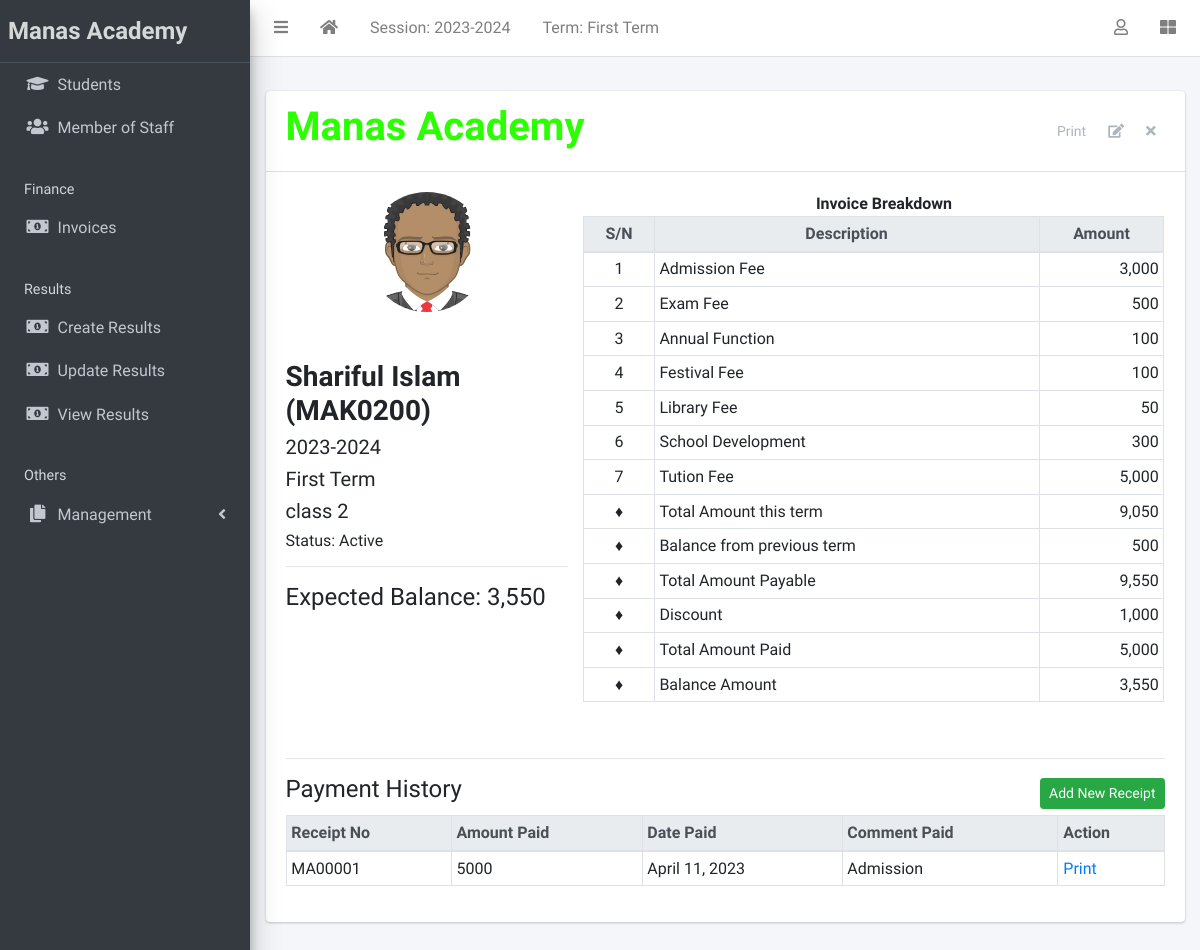
The page /finance/1/detail/ (signed in) on the database its author committed.
### apps/corecode/models.py (models this page shows)
class AcademicSession(models.Model):
    name = models.CharField(max_length=200, unique=True)
    current = models.BooleanField(default=True)
    class Meta:
        ordering = ["-name"]
    def __str__(self):
        return self.name

class AcademicTerm(models.Model):
    name = models.CharField(max_length=20, unique=True)
    current = models.BooleanField(default=True)
    class Meta:
        ordering = ["name"]
    def __str__(self):
        return self.name

class StudentClass(models.Model):
    name = models.CharField(max_length=200, unique=True)
    class Meta:
        verbose_name = "Class"
        verbose_name_plural = "Classes"
        ordering = ["name"]
    def __str__(self):
        return self.name

### apps/finance/models.py (models this page shows, shortened)
class Invoice(models.Model):
    student = models.ForeignKey(Student, on_delete=models.CASCADE)
    session = models.ForeignKey(AcademicSession, on_delete=models.CASCADE)
    term = models.ForeignKey(AcademicTerm, on_delete=models.CASCADE)
    class_for = models.ForeignKey(StudentClass, on_delete=models.CASCADE)
    balance_from_previous_term = models.IntegerField(default=0)
    status = models.CharField(
        max_length=20,
        choices=[("active", "Active"), ("closed", "Closed")],
        default="active",
    )
    discount = models.IntegerField(default=0)
    class Meta:
        ordering = ["student", "term"]
    def __str__(self):
        return f"{self.student}"
    def balance(self):
        payable = self.total_amount_payable()
        paid = self.total_amount_paid()
        return payable - paid - self.discount
    def amount_payable(self):
        items = InvoiceItem.objects.filter(invoice=self)
        total = 0
        for item in items:
            total += item.amount
        return total
    def total_amount_payable(self):
        return self.balance_from_previous_term + self.amount_payable()
    def total_amount_paid(self):
        receipts = Receipt.objects.filter(invoice=self)
        amount = 0
        for receipt in receipts:
            amount += receipt.amount_paid
        return amount

class InvoiceItem(models.Model):
    invoice = models.ForeignKey(Invoice, on_delete=models.CASCADE)
    CHOICES = [
        ("Admission Fee", "Admission Fee"),
		("Exam Fee","Exam Fee"),
		("Annual Function","Annual Function"),
		("Festival Fee","Festival Fee"),
        ("Library Fee","Library Fee"),
		("Electricity","Electricity"),
		("School Development","School Development"),
		("Id card, Diary, Belt & Tie","Id card, Diary, Belt & Tie"),
		("Tution Fee", "Tution Fee"),
    ]
    description = models.CharField(max_length=200, choices=CHOICES)
    amount = models.IntegerField()

class Receipt(models.Model):
    invoice = models.ForeignKey(Invoice, on_delete=models.CASCADE)
    amount_paid = models.IntegerField()
    date_paid = models.DateField(default=timezone.now)
    comment = models.CharField(max_length=200, blank=True)
    invoice_no = models.CharField(max_length=10, default=increment_invoice_number )

### apps/students/models.py (models this page shows, shortened)
class Student(models.Model):
    STATUS_CHOICES = [("active", "Active"), ("inactive", "Inactive")]
    GENDER_CHOICES = [("male", "Male"), ("female", "Female")]
    CATEGORY_CHOICE = [("General", "General"),
                       ("SC", "SC"),
                       ("ST", "ST"),
                       ("OBC", "OBC"),
                       ("MOBC", "MOBC"),
                       ("Others", "Others"),
                       ]
    current_status = models.CharField(
        max_length=10, choices=STATUS_CHOICES, default="active"
    )
    registration_number = models.CharField(max_length = 500, default = increment_reg_number, null = True, blank = True)
    firstname = models.CharField(max_length=200)
    surname = models.CharField(max_length=200)
    fathers_name = models.CharField(max_length=200, blank=True)
    mothers_name= models.CharField(max_length=200, blank=True)
    gender = models.CharField(max_length=10, choices=GENDER_CHOICES, default="male")
    date_of_birth = models.DateField(default=timezone.now)
    current_class = models.ForeignKey(
        StudentClass, on_delete=models.SET_NULL, blank=True, null=True
    )
    date_of_admission = models.DateField(default=timezone.now)
    mobile_num_regex = RegexValidator(
        regex="^[0-9]{10,15}$", message="Entered mobile number isn't in a right format!"
    )
    parent_mobile_number = models.CharField(
        validators=[mobile_num_regex], max_length=13, blank=True
    )
    Students_Category = models.CharField(max_length=15, choices=CATEGORY_CHOICE, default="General")
    educational_block = models.CharField(max_length=200, default="Bhabanipur Block")
    cluster_name = models.CharField(max_length=200, blank=True)
    address = models.TextField(blank=True)
    district = models.CharField(max_length=200, default="Barpeta")
    state = models.CharField(max_length=200, default= "Assam")
    country = models.CharField(max_length=200, default= "India")
    pin_regex = RegexValidator(
        regex="^[0-9]{5,7}$", message="Entered Pin number isn't in a right format!"
    )
    pin=models.CharField(validators=[pin_regex], max_length=6, default=None)
    aadhar_no_regex = RegexValidator(
        regex="^[0-9]{11,13}$", message='please entere a correct Aadhar number !'
    )
    aadhaar_number = models.CharField(validators=[aadhar_no_regex], max_length= 15, blank=True)
    name_of_the_bank = models.CharField(max_length=200, blank=True)
    account_no_regex = RegexValidator(
        regex="^[0-9]{10,20}$", message="Entered bank account number isn't in a right format!"
    )
    account_no = models.CharField(validators=[account_no_regex], max_length= 15, blank=True)
    branch_name = models.CharField(max_length=200, blank=True)
    ifsc_code = models.CharField(max_length=10, blank=True)
    others = models.TextField(blank=True)
    student_photo = models.ImageField(blank=True, upload_to="students/student_photos/")
    birth_certificate =models.FileField(blank=True, null=True, upload_to="students/birth_certificate/")
    class Meta:
        ordering = ["firstname", "surname"]
    def __str__(self):
        return f"{self.firstname} {self.surname} ({self.registration_number})"

### apps/finance/views.py (the view)
# urls.py: path("<int:pk>/detail/", InvoiceDetailView.as_view(), name="invoice-detail"),
class InvoiceDetailView(LoginRequiredMixin, DetailView):
    model = Invoice
    fields = "__all__"
    def get_context_data(self, **kwargs):
        context = super(InvoiceDetailView, self).get_context_data(**kwargs)
        context["receipts"] = Receipt.objects.filter(invoice=self.object)
        context["items"] = InvoiceItem.objects.filter(invoice=self.object)
        return context

### apps/corecode/context_processors.py (called while the page is built)
def site_defaults(request):
    current_session = AcademicSession.objects.get(current=True)
    current_term = AcademicTerm.objects.get(current=True)
    vals = SiteConfig.objects.all()
    contexts = {
        "current_session": current_session.name,
        "current_term": current_term.name,
    }
    for val in vals:
        contexts[val.key] = val.value
    return contexts

### apps/finance/templates/finance/invoice_detail.html
{% extends 'base.html' %}
{% load humanize %}
{% load static %}
{% block content-header %}
<div class="card-header">
  <div class = "row mr-0" style="display: flex; align-items: center; justify-content: space-between;">
    <div class = "col-sm-8">
      <h1 style="color: #2bff00;"><strong>Manas Academy</strong></h1>
    </div>
    <div>
    <div class="card-tools mr-0">
      <button class="btn btn-tool" onclick="window.print()">Print</button>
      <a href="{% url 'invoice-update' object.id %}" class="btn btn-tool">
        <i class="fas fa-edit"></i>
      </a>
      <a href="{% url 'invoice-delete' object.id %}" class="btn btn-tool">
        <i class="fas fa-times"></i>
      </a>
    </div>
  </div>
</div>
</div>
{% endblock content-header %}
{% block content %}
<div class="row">
  <div class="col-sm-4">
    {% if object.student_photo %}
      <img
        src="{{ object.student_photo.url }}"
        class="mx-auto d-block rounded-circle" style="width: 120px; height: 120px;">
    {% else %}
      <img
        src="{% static 'dist/img/avatar.png' %}"
        class="mx-auto d-block rounded-circle" style="width: 120px; height: 120px;">
    {% endif %}
    <br>
    <br>
    <h3><strong>{{ object }}</strong> </h3>
    <h5>{{ object.session }} </h5>
    <h5>{{ object.term }} </h5>
    <h5>{{ object.class_for }} </h5>
    <h6>Status: {{ object.get_status_display }} </h6>
    <hr>
    <div>
      <h4> Expected Balance: {{ object.balance | intcomma }}</h4>
    </div>
  </div>
  <div class="col-sm-8">
    <table class="table table-sm table-bordered">
      <strong style="position: relative; left: 40%; transform: translateX(-50%); ">Invoice Breakdown</strong>
      <br>
      <thead class="thead-light" >
        <tr>
          <th style="text-align: center;">S/N</th>
          <th style="text-align: center;">Description</th>
          <th style="text-align: center;">Amount</th>
        </tr>
      </thead>
      <tbody>
        {% for item in items %}
        <tr>
          <td style="text-align: center;">{{ forloop.counter }} </td>
          <td>{{ item.description }} </td>
          <td style="text-align: right;">{{ item.amount | intcomma }} </td>
        </tr>
        {% endfor %}
      </tbody>
      <tfoot>
        <tr>
          <td style="text-align: center;">&#9830;</td>
          <td>Total Amount this term</td>
          <td style="text-align: right;">{{ object.amount_payable | intcomma}}</td>
        </tr>
        <tr>
          <td style="text-align: center;">&#9830;</td>
          <td>Balance from previous term</td>
          <td style="text-align: right;">{{ object.balance_from_previous_term | intcomma }}</td>
        </tr>
        <tr>
          <td style="text-align: center;">&#9830;</td>
          <td>Total Amount Payable</td>
          <td style="text-align: right;">{{ object.total_amount_payable | intcomma}}</td>
        </tr>
        <tr>
          <td style="text-align: center;">&#9830;</td>
          <td>Discount</td>
          <td style="text-align: right;">{{ object.discount | intcomma}}</td>
        </tr>
        <tr>
          <td style="text-align: center;">&#9830;</td>
          <td>Total Amount Paid</td>
          <td style="text-align: right;">{{ object.total_amount_paid | intcomma}}</td>
        </tr>
        <tr>
          <td style="text-align: center;">&#9830;</td>
          <td>Balance Amount</td>
          <td style="text-align: right;">{{ object.balance | intcomma}}</td>
        </tr>
      </tfoot>
    </table>
  </div>
</div>
<br>
<hr>
<div class="d-flex justify-content-between align-items-center" style="padding-bottom: 3px;">
  <h4>Payment History</h4>
  <a class="btn btn-success btn-sm ml-auto" href="{% url 'receipt-create' %}?invoice={{ invoice.id }}">Add New Receipt</a>
</div>
<table class="table table-bordered table-sm">
  <thead class="thead-light">
    <tr>
      <th>Receipt No</th>
      <th>Amount Paid</th>
      <th>Date Paid</th>
      <th>Comment Paid</th>
      <th>Action</th>
    </tr>
  </thead>
  <tbody>
    {% for receipt in receipts %}
    <tr>
      <td>{{ receipt.invoice_no }}</td>
      <td>{{ receipt.amount_paid}}</td>
      <td>{{ receipt.date_paid}}</td>
      <td>{{ receipt.comment}}</td>
      <td><a href="{% url 'receipt-print' pk=receipt.pk %}" onclick="PrintReceipt()">Print</a></td>
    </tr>
    {% endfor %}
  </tbody>
</table>
{% endblock content %}

### templates/base.html (shortened to what this page needs)
{% load static %}
<!DOCTYPE html>
<html lang="en">
<head>
  <link rel="stylesheet" href="{% static 'plugins/fontawesome-free/css/all.min.css' %}">
  <link rel="stylesheet" href="{% static 'plugins/toastr/toastr.min.css' %}">
  <link rel="stylesheet"
    href="{% static 'plugins/overlayScrollbars/css/OverlayScrollbars.min.css' %}">
  <link rel="stylesheet" href="{% static 'plugins/Datatables/datatables.min.css' %}" />
  <link rel="stylesheet" href="{% static 'dist/css/adminlte.min.css' %}">
</head>
<body
  class="hold-transition sidebar-mini layout-fixed layout-navbar-fixed layout-footer-fixed">
  <div class="wrapper">
    <nav class="main-header navbar navbar-expand navbar-white navbar-light">
      <ul class="navbar-nav">
        <li class="nav-item">
          <a class="nav-link" data-widget="pushmenu" href="#" role="button"><i
              class="fas fa-bars"></i></a>
        </li>
        <li class="nav-item d-none d-sm-inline-block">
          <a href="{% url 'home' %} " class="nav-link"><i class="fa fa-home"></i></a>
        </li>
        <li class="nav-item d-none d-sm-inline-block">
          <a href="{% url 'current-session' %}" class="nav-link">Session: {{ current_session }}</a>
        </li>
        <li class="nav-item d-none d-sm-inline-block">
          <a href="{% url 'current-session' %}" class="nav-link">Term: {{ current_term }}</a>
        </li>
      </ul>
      <ul class="navbar-nav ml-auto">
        <li class="nav-item dropdown">
          <a class="nav-link" data-toggle="dropdown" href="#">
            <i class="far fa-user"></i>
          </a>
        </li>
        <li class="nav-item">
          <a class="nav-link" data-widget="control-sidebar" data-slide="true"
            href="#" role="button"><i class="fas fa-th-large"></i></a>
        </li>
      </ul>
    </nav>
    <aside class="main-sidebar sidebar-dark-primary elevation-4">
      <a href="{% url 'home' %}" class="brand-link"><strong style="font-size: 1.5rem;">Manas Academy</strong></a>
      <div class="sidebar">
        <nav class="mt-2">
          <ul class="nav nav-pills nav-sidebar flex-column"
            data-widget="treeview" role="menu" data-accordion="false">
            <li class="nav-item">
              <a href="{% url 'student-list' %}" class="nav-link">
                <i class="nav-icon fas fa-graduation-cap"></i>
                <p>
                  Students
                </p>
              </a>
            </li>
            <li class="nav-item">
              <a href="{% url 'staff-list' %}" class="nav-link">
                <i class="nav-icon fas fa-users"></i>
                <p>
                  Member of Staff
                </p>
              </a>
            </li>
            <li class="nav-header">Finance</li>
            <li class="nav-item">
              <a href="{% url 'invoice-list' %}" class="nav-link">
                <i class="nav-icon fas fa-money-bill-alt"></i>
                <p>
                  Invoices
                </p>
              </a>
            </li>
            <li class="nav-header">Results</li>
            <li class="nav-item">
              <a href="{% url 'create-result' %}" class="nav-link">
                <i class="nav-icon fas fa-money-bill-alt"></i>
                <p>
                  Create Results
                </p>
              </a>
            </li>
            <li class="nav-item">
              <a href="{% url 'edit-results' %}" class="nav-link">
                <i class="nav-icon fas fa-money-bill-alt"></i>
                <p>
                  Update Results
                </p>
              </a>
            </li>
            <li class="nav-item">
              <a href="{% url 'view-results' %}" class="nav-link">
                <i class="nav-icon fas fa-money-bill-alt"></i>
                <p>
                  View Results
                </p>
              </a>
            </li>
            <li class="nav-header">Others</li>
            <li class="nav-item has-treeview">
              <a href="#" class="nav-link">
                <i class="nav-icon fas fa-copy"></i>
                <p>
                  Management
                  <i class="fas fa-angle-left right"></i>
                </p>
              </a>
            </li>
          </ul>
        </nav>
      </div>
    </aside>
    <div class="content-wrapper">
      <section class="content-header">
      </section>
      <section class="content">
        <div class="container-fluid">
          <div class="row">
            <div class="col-md-12">
              {% block fullcard %}
              <div class="card">
                {% block content-header %}{% endblock content-header %}
                <div class="card-body">
                  <div class="row">
                    <div class="col">
                      {% block content %}
                      {% endblock content %}
                    </div>
                  </div>
                </div>
              </div>
              {% endblock fullcard %}
            </div>
          </div>
        </div>
      </section>
    </div>
  </div>
</body>
</html>

### rows shown on the page
AcademicSession: name "2023-2024"
AcademicTerm: name "First Term"
Invoice: student.registration_number "Shariful Islam (MAK0200)", session "2023-2024", term "First Term", class_for "class 2", status "Active", balance "3,550", amount_payable "9,050", balance_from_previous_term "500", total_amount_payable "9,550", discount "1,000", total_amount_paid "5,000"
InvoiceItem: description "Admission Fee", amount "3,000"
InvoiceItem: description "Exam Fee", amount "500"
InvoiceItem: description "Annual Function", amount "100"
InvoiceItem: description "Festival Fee", amount "100"
InvoiceItem: description "Library Fee", amount "50"
InvoiceItem: description "School Development", amount "300"
InvoiceItem: description "Tution Fee", amount "5,000"
Receipt: invoice_no "MA00001", amount_paid "5000", date_paid "April 11, 2023", comment "Admission"
